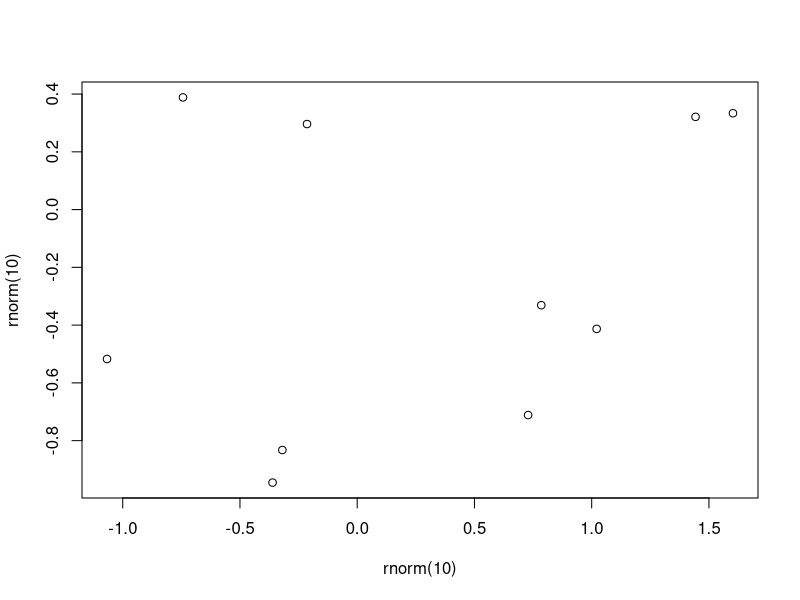

Source code (R):
## ---- chunk 1
library("tidyverse")
## ---- chunk 2
plot(rnorm(10), rnorm(10))
